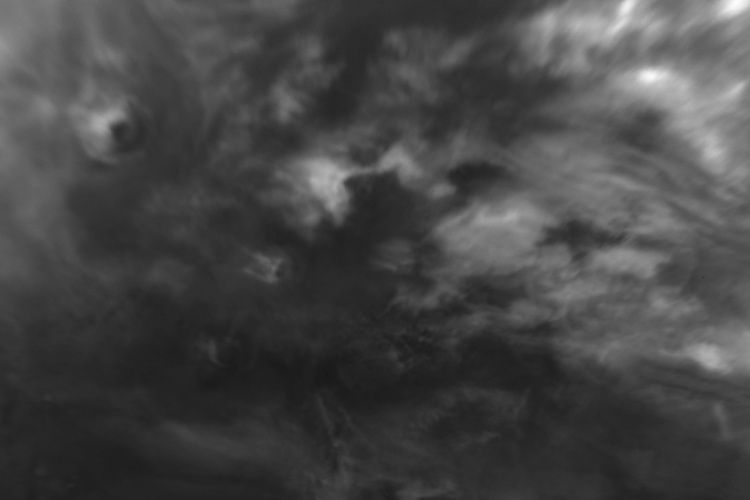
#> input picture image_material/03_cropped_images/22_11_2021/cropped_image_2021-11-22T14_16_52.78.png, 1500 x 1000 px (shown at 1/2 size); its folder holds 4 pictures in this run
$ python 02_data_exploration.py
#> lines starting #> are read from the running program, lines starting #| are printed output that depends on the picture
#FILE SUMMARY:
### overview of general image statistics for each image sequence
### extraction of 1D pixel data
### box plots of pixel intensities for each image sequence
### pixel intensity distribution histograms for each image
### cumulative distribution function plot for each image
### extraction of 2D pixel data
### visualisation of the fourier transform for each image
### visualisation of a high-pass filter for each image
### visualisation of each image in clustered intensities

#LIBRARIES
import os
import re
import glob
from astropy.io import fits
from matplotlib import pyplot as plt
from matplotlib import patches
import numpy as np
import pandas as pd
import netCDF4 as nc
from skimage.io import imread
from skimage import exposure
from skimage import transform
from skimage import filters

#FUNCTION - GENERAL IMAGE STATISTICS CSV TABLE
#defining the paths to the respective image sequences
folder_path_22_11_2021 = "C:/Users/Lenovo/Desktop/image_material/03_cropped_images/22_11_2021"
folder_path_04_12_2021 = "C:/Users/Lenovo/Desktop/image_material/03_cropped_images/04_12_2021"
folder_path_24_12_2021 = "C:/Users/Lenovo/Desktop/image_material/03_cropped_images/24_12_2021"
folder_path_23_10_2023_01 = "C:/Users/Lenovo/Desktop/image_material/03_cropped_images/23_10_2023_01"
folder_path_23_10_2023_02 = "C:/Users/Lenovo/Desktop/image_material/03_cropped_images/23_10_2023_02"
folder_path_23_10_2023_03 = "C:/Users/Lenovo/Desktop/image_material/03_cropped_images/23_10_2023_03"
# combining the paths so that I can later use loops
folder_list = (folder_path_22_11_2021, folder_path_04_12_2021, folder_path_24_12_2021, folder_path_23_10_2023_01, folder_path_23_10_2023_02, folder_path_23_10_2023_03)
#note: the pixel intensity range has automatically been updated to 0 - 1 due to the way the data was saved during the data extraction step

def image_statistics_overview(folder_path):
    """
    Input: path to folder containing image files
    Returns: dataframe with an overview of general image statistics
    """
    pattern = os.path.join(folder_path, '*.png')  # pattern to identify png files
    image_files = glob.glob(pattern)  # retrieving image file paths in folder
    images_table = []  # initialize empty list for storing image data
    for i in image_files: # looping through the png files in folder
        image = imread(i, as_gray=True) # reading data
#> image is the input picture: shape (1000, 1500) float64; min 0, max 1, mean 0.275
        img_data = [
            f'{i}', # name of file
            image.shape[0], # image height
            image.shape[1], # image width
            np.nanmin(image), # min intensity
            np.nanmax(image), # max intensity
            (np.nanmax(image) - np.nanmin(image)), # intensity range
            np.nanmean(image), # mean intensity
            np.nanmedian(image), # median intensity
            np.nanstd(image), # standard deviation
            np.nanvar(image), # variance
            pd.Series(image.flatten()).skew(), # skewness
            pd.Series(image.flatten()).kurtosis() # kurtosis
        ]
        images_table.append(img_data) # appending image data to table
    columns = ['File Name','Pixels-Y', 'Pixels-X', 'Intensity Min', 'Intensity Max', 'Intensity Range', 'Mean Intensity',
               'Median Intensity', 'Standard Deviation', 'Variance', 'Skewness', 'Kurtosis']
#> columns = ['File Name', 'Pixels-Y', 'Pixels-X', 'Intensity Min', 'Intensity Max', 'Intensity Range', 'Mean Intensity', 'Median Intensity', 'Standard Deviation', 'Variance', 'Skewness', 'Kurtosis']
    # adding column titles
    images_df = pd.DataFrame(images_table, columns=columns)
    # converting to a dataframe using the data and defined column names
    return images_df # returning dataframe

for i in folder_list: # looping through the paths
    dataframe_overview = image_statistics_overview(i)
    # applying image_statistics_overview function to each path
    output_file = os.path.join(os.path.dirname(i),
                               f'{i}_image_statistics.csv')
    # defining the name of the output CSV
    dataframe_overview.to_csv(output_file, sep=',', index=False, encoding='utf-8') # saving CSV in same folder as image folders

#FUNCTION - EXTRACTING PIXEL DATA
def extract_pixel_data(folder_path):
    """
    Input: path to folder containing image files
    Returns: dataframe with pixel data of each image in the folder in 1D
    """
    pattern = os.path.join(folder_path, '*.png')  # pattern for identifying png files in folder
    image_files = glob.glob(pattern)  # retrieving png files from folder
    pixel_data = [] # initialising empty array
    for i in image_files:
        image = imread(i, as_gray=True)  # reading the image
        pixels = image.flatten()  # flatting the pixel data to 1D array
        pixel_data.append(pixels) # appending the data to the initialised array
    pixel_dataframe = pd.DataFrame(pixel_data).transpose() # converting to a dataframe
    print("pixel data saved to dataframe") # since this codes take a while to run, confirmation after it has been executed
    return pixel_dataframe # returning the dataframe

#creating 1d flattened pixel data dataframes for all image sequences (note: this takes a while)
dataframe_22_11_2021 = extract_pixel_data(folder_path_22_11_2021)
dataframe_04_12_2021 = extract_pixel_data(folder_path_04_12_2021)
dataframe_24_12_2021 = extract_pixel_data(folder_path_24_12_2021)
dataframe_23_10_2023_01 = extract_pixel_data(folder_path_23_10_2023_01)
dataframe_23_10_2023_02 = extract_pixel_data(folder_path_23_10_2023_02)
dataframe_23_10_2023_03 = extract_pixel_data(folder_path_23_10_2023_03)

#FUNCTION - BOX PLOTS
path_for_saving_box_plots = "C:/Users/Lenovo/Desktop/image_material/05_box_plots"
def plot_boxplot(pixel_dataframe, file_name, save_to_path):
    """
    Input: dataframe containing the pixel intensities
    Returns: boxplot of image data displayed and saved
    """
#> called with file_name = '22_11_2021'
    plt.boxplot(pixel_dataframe) # creating box plot from dataframe
    plt.xlabel('Image Numbers') # depending on quantity of images the image numbers
    plt.ylabel('Pixel Intensity') # pixel intensities
    plt.savefig(f'{save_to_path}/box_plot_{file_name}.png', format='png', dpi=300) # saving the figure
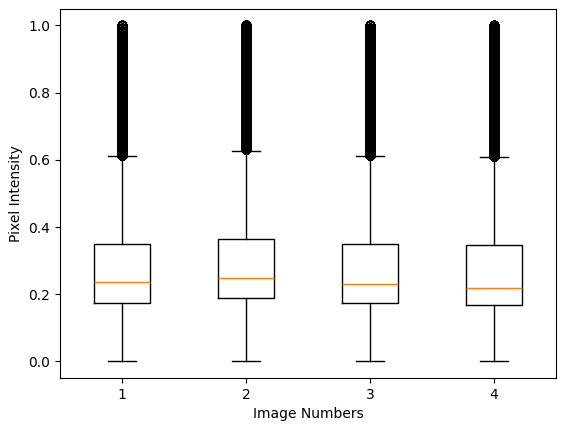
#> figure drawn by matplotlib, 1 panel
    plt.show() # displaying the figure

#displaying and saving the box plots for all selected image sequences
plot_boxplot(dataframe_22_11_2021, "22_11_2021", path_for_saving_box_plots)
plot_boxplot(dataframe_04_12_2021, "04_12_2021", path_for_saving_box_plots)
#> call 2 of plot_boxplot, with file_name = '04_12_2021'
#> in plot_boxplot (call 2), `plt.savefig(f'{save_to_path}/box_plot_{file_name}.png', format='png', ..`:
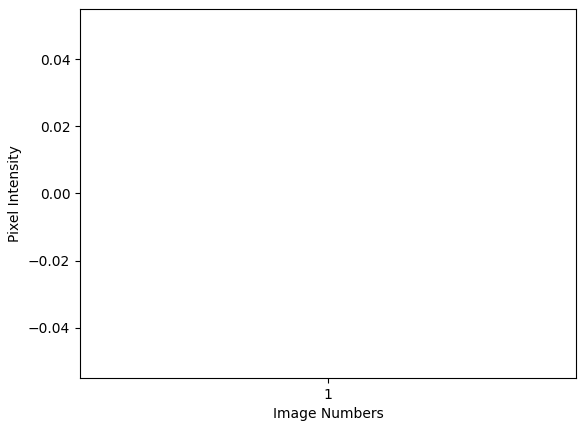
#> figure drawn by matplotlib, 1 panel
plot_boxplot(dataframe_24_12_2021, "24_12_2021", path_for_saving_box_plots)
plot_boxplot(dataframe_23_10_2023_01, "23_10_2023_01", path_for_saving_box_plots)
plot_boxplot(dataframe_23_10_2023_02, "23_10_2023_02", path_for_saving_box_plots)
plot_boxplot(dataframe_23_10_2023_03, "23_10_2023_03", path_for_saving_box_plots)

#FUNCTION - PIXEL INTENSITY DISTRIBUTION HISTOGRAM OVERVIEW
path_for_saving_histograms = "C:/Users/Lenovo/Desktop/image_material/06_distribution_histogram_overview"
def display_image_histograms(pixel_dataframes, file_name, save_to_path, bin_size=10):
    """
    Input: dataframe(s) containing the pixel intensities
    Returns: distribution histogram of pixel intensities per image in overview displayed and saved
    """
#> called with file_name = '22_11_2021', bin_size = 100
    num_images = pixel_dataframes.shape[1] # determining the number of images
    num_cols = min(num_images, 3) # based on number of images max. 3 columns
    num_rows = (num_images + num_cols - 1) // num_cols # based on columns and number of images resulting rows
    fig, axes = plt.subplots(nrows=num_rows, ncols=num_cols, figsize=(num_cols * 3.5, num_rows * 3.5))
    # defining the fig size based on image quantity
    axes = axes.flatten() # makes accessing the axes easier
    for i in range(num_images): # looping through the number of images
        image_pixel_data = pixel_dataframes.iloc[:, i]
        # looping through image pixel data based on image index
        ax = axes[i] # defining axes based on image index
        ax.hist(image_pixel_data, bins=bin_size, color="black")
        # creating histogram
        ax.set_title(f'Image {i + 1}')
        # title based on image index in sequence starting from 1
        ax.set_xlabel('Pixel Intensities')
        ax.set_ylabel('Frequency')
    for j in range(num_images, len(axes)): # looping through image locations
        axes[j].axis('off') # removing unnecessary space on grid
    plt.tight_layout() # layout option for better visualisation
    plt.savefig(f'{save_to_path}/histogram_{file_name}.png', format='png', dpi=300)
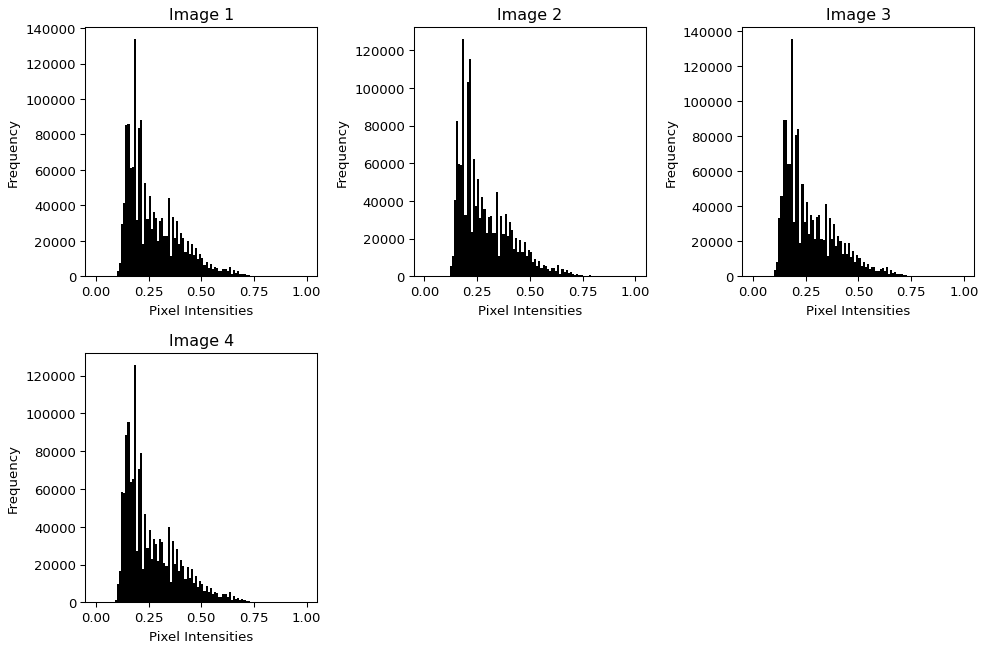
#> figure drawn by matplotlib, 4 panels; panel 1: tallest bar 133987 high, from x = 0.18 to 0.19; panel 2: tallest bar 126063 high, from x = 0.18 to 0.19; panel 3: tallest bar 135670 high, from x = 0.18 to 0.19; panel 4: tallest bar 125661 high, from x = 0.18 to 0.19
    # saving the figure
    plt.show() # displaying figure in console

#displaying and saving the histograms for all selected image sequences
display_image_histograms(dataframe_22_11_2021, "22_11_2021", path_for_saving_histograms, 100)
display_image_histograms(dataframe_04_12_2021, "04_12_2021", path_for_saving_histograms, 100)
#> (the run stopped early here; a loop or call above may not have finished)
